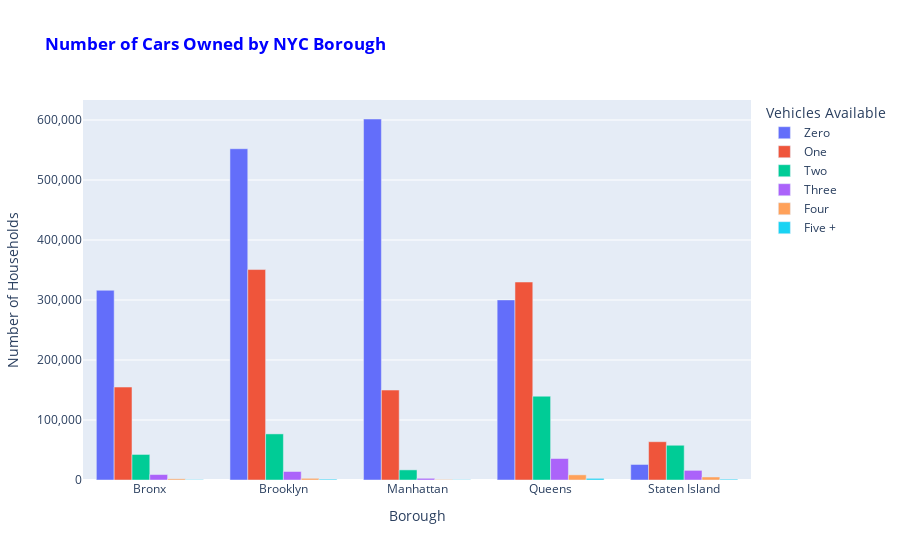

Here is the notebook cell this chart was saved with:
### Code cell
# put some HTML in the title
chart_title = "<b style='color: blue'>Number of Cars Owned by NYC Borough</b>"

fig = px.bar(nyc_cars, 
             x="Borough",
             y=cols,
             labels={"value": "No. Households", "variable": "Vehicles Available"}, # for legend and hover
             title=chart_title)

fig.update_layout(
    barmode='group',
    yaxis_title="Number of Households",
    yaxis_tickformat=',' # use commas to separate thousands
)
fig

### Figure 1 — Plotly figure (JSON) as saved in the notebook; plotly's stock layout.template omitted (floating-point values rounded to 4 significant figures)
{"data": [{"alignmentgroup": "True", "hovertemplate": "Vehicles Available=Zero<br>Borough=%{x}<br>No. Households=%{y}<extra></extra>", "legendgroup": "Zero", "marker": {"color": "#636efa", "pattern": {"shape": ""}}, "name": "Zero", "offsetgroup": "Zero", "orientation": "v", "showlegend": true, "textposition": "auto", "type": "bar", "x": ["Bronx", "Brooklyn", "Manhattan", "Queens", "Staten Island"], "xaxis": "x", "y": [316165, 552059, 601621, 300112, 25884], "yaxis": "y"}, {"alignmentgroup": "True", "hovertemplate": "Vehicles Available=One<br>Borough=%{x}<br>No. Households=%{y}<extra></extra>", "legendgroup": "One", "marker": {"color": "#EF553B", "pattern": {"shape": ""}}, "name": "One", "offsetgroup": "One", "orientation": "v", "showlegend": true, "textposition": "auto", "type": "bar", "x": ["Bronx", "Brooklyn", "Manhattan", "Queens", "Staten Island"], "xaxis": "x", "y": [154903, 350730, 149874, 329920, 63820], "yaxis": "y"}, {"alignmentgroup": "True", "hovertemplate": "Vehicles Available=Two<br>Borough=%{x}<br>No. Households=%{y}<extra></extra>", "legendgroup": "Two", "marker": {"color": "#00cc96", "pattern": {"shape": ""}}, "name": "Two", "offsetgroup": "Two", "orientation": "v", "showlegend": true, "textposition": "auto", "type": "bar", "x": ["Bronx", "Brooklyn", "Manhattan", "Queens", "Staten Island"], "xaxis": "x", "y": [42587, 76825, 16863, 139665, 57892], "yaxis": "y"}, {"alignmentgroup": "True", "hovertemplate": "Vehicles Available=Three<br>Borough=%{x}<br>No. Households=%{y}<extra></extra>", "legendgroup": "Three", "marker": {"color": "#ab63fa", "pattern": {"shape": ""}}, "name": "Three", "offsetgroup": "Three", "orientation": "v", "showlegend": true, "textposition": "auto", "type": "bar", "x": ["Bronx", "Brooklyn", "Manhattan", "Queens", "Staten Island"], "xaxis": "x", "y": [9087, 14163, 2835, 35824, 16034], "yaxis": "y"}, {"alignmentgroup": "True", "hovertemplate": "Vehicles Available=Four<br>Borough=%{x}<br>No. Households=%{y}<extra></extra>", "legendgroup": "Four", "marker": {"color": "#FFA15A", "pattern": {"shape": ""}}, "name": "Four", "offsetgroup": "Four", "orientation": "v", "showlegend": true, "textposition": "auto", "type": "bar", "x": ["Bronx", "Brooklyn", "Manhattan", "Queens", "Staten Island"], "xaxis": "x", "y": [1955, 2793, 861, 8600, 5020], "yaxis": "y"}, {"alignmentgroup": "True", "hovertemplate": "Vehicles Available=Five +<br>Borough=%{x}<br>No. Households=%{y}<extra></extra>", "legendgroup": "Five +", "marker": {"color": "#19d3f3", "pattern": {"shape": ""}}, "name": "Five +", "offsetgroup": "Five +", "orientation": "v", "showlegend": true, "textposition": "auto", "type": "bar", "x": ["Bronx", "Brooklyn", "Manhattan", "Queens", "Staten Island"], "xaxis": "x", "y": [690, 1387, 547, 2738, 1350], "yaxis": "y"}], "layout": {"barmode": "group", "legend": {"title": {"text": "Vehicles Available"}, "tracegroupgap": 0}, "title": {"text": "<b style='color: blue'>Number of Cars Owned by NYC Borough</b>"}, "xaxis": {"anchor": "y", "domain": [0, 1], "title": {"text": "Borough"}}, "yaxis": {"anchor": "x", "domain": [0, 1], "tickformat": ",", "title": {"text": "Number of Households"}}}}
